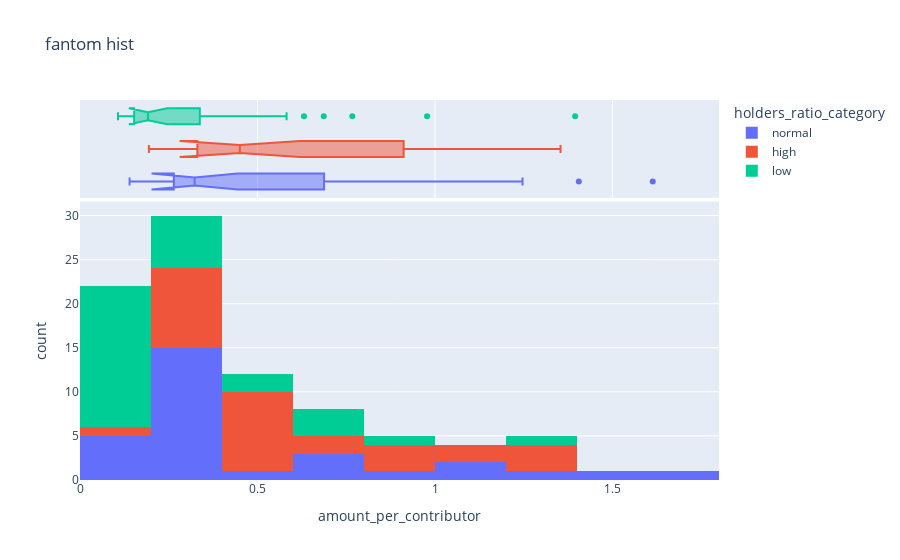

Here is the notebook cell this chart was saved with:
### Code cell
contributors_hist = px.histogram(fantom_by_ratio, x="amount_per_contributor", color="holders_ratio_category",
                   marginal="box", # or violin, rug
                   title='Histgram of amount_per_contributor of Fantom grants'
                   )
contributors_hist.show()

### Figure 1 — Plotly figure (JSON) as saved in the notebook; plotly's stock layout.template omitted (floating-point values rounded to 4 significant figures)
{"data": [{"alignmentgroup": "True", "bingroup": "x", "hovertemplate": "holders_ratio_category=normal<br>amount_per_contributor=%{x}<br>count=%{y}<extra></extra>", "legendgroup": "normal", "marker": {"color": "#636efa", "pattern": {"shape": ""}}, "name": "normal", "offsetgroup": "normal", "orientation": "v", "showlegend": true, "type": "histogram", "x": [0.1777, 0.1748, 0.1429, 0.2929, 0.3183, 0.1924, 0.413, 0.3421, 1.152, 0.208, 0.308, 0.2694, 1.247, 0.3258, 1.405, 0.6876, 0.1396, 0.669, 0.247, 0.2736, 0.3203, 1.613, 0.3254, 1.069, 0.3765, 0.7965, 0.9508, 0.2644, 0.3856, 0.2745], "xaxis": "x", "yaxis": "y"}, {"alignmentgroup": "True", "hovertemplate": "holders_ratio_category=normal<br>amount_per_contributor=%{x}<extra></extra>", "legendgroup": "normal", "marker": {"color": "#636efa"}, "name": "normal", "notched": true, "offsetgroup": "normal", "showlegend": false, "type": "box", "x": [0.1777, 0.1748, 0.1429, 0.2929, 0.3183, 0.1924, 0.413, 0.3421, 1.152, 0.208, 0.308, 0.2694, 1.247, 0.3258, 1.405, 0.6876, 0.1396, 0.669, 0.247, 0.2736, 0.3203, 1.613, 0.3254, 1.069, 0.3765, 0.7965, 0.9508, 0.2644, 0.3856, 0.2745], "xaxis": "x2", "yaxis": "y2"}, {"alignmentgroup": "True", "bingroup": "x", "hovertemplate": "holders_ratio_category=high<br>amount_per_contributor=%{x}<br>count=%{y}<extra></extra>", "legendgroup": "high", "marker": {"color": "#EF553B", "pattern": {"shape": ""}}, "name": "high", "offsetgroup": "high", "orientation": "v", "showlegend": true, "type": "histogram", "x": [0.4465, 0.564, 0.194, 1.277, 0.2536, 0.9435, 0.908, 0.4958, 0.5017, 0.3028, 0.6705, 0.2116, 0.2867, 0.2151, 0.3283, 1.16, 0.4417, 0.4353, 1.056, 0.3574, 0.4494, 1.292, 0.3385, 1.354, 0.9227, 0.3314, 0.6133, 0.4501, 0.4712], "xaxis": "x", "yaxis": "y"}, {"alignmentgroup": "True", "hovertemplate": "holders_ratio_category=high<br>amount_per_contributor=%{x}<extra></extra>", "legendgroup": "high", "marker": {"color": "#EF553B"}, "name": "high", "notched": true, "offsetgroup": "high", "showlegend": false, "type": "box", "x": [0.4465, 0.564, 0.194, 1.277, 0.2536, 0.9435, 0.908, 0.4958, 0.5017, 0.3028, 0.6705, 0.2116, 0.2867, 0.2151, 0.3283, 1.16, 0.4417, 0.4353, 1.056, 0.3574, 0.4494, 1.292, 0.3385, 1.354, 0.9227, 0.3314, 0.6133, 0.4501, 0.4712], "xaxis": "x2", "yaxis": "y2"}, {"alignmentgroup": "True", "bingroup": "x", "hovertemplate": "holders_ratio_category=low<br>amount_per_contributor=%{x}<br>count=%{y}<extra></extra>", "legendgroup": "low", "marker": {"color": "#00cc96", "pattern": {"shape": ""}}, "name": "low", "offsetgroup": "low", "orientation": "v", "showlegend": true, "type": "histogram", "x": [0.4118, 0.767, 0.6866, 0.631, 0.1379, 0.2036, 0.107, 0.274, 0.1248, 0.232, 0.1732, 0.2237, 1.395, 0.9777, 0.1516, 0.1995, 0.2971, 0.1611, 0.1528, 0.115, 0.1797, 0.1468, 0.1544, 0.5819, 0.1636, 0.1731, 0.136, 0.3127, 0.1916], "xaxis": "x", "yaxis": "y"}, {"alignmentgroup": "True", "hovertemplate": "holders_ratio_category=low<br>amount_per_contributor=%{x}<extra></extra>", "legendgroup": "low", "marker": {"color": "#00cc96"}, "name": "low", "notched": true, "offsetgroup": "low", "showlegend": false, "type": "box", "x": [0.4118, 0.767, 0.6866, 0.631, 0.1379, 0.2036, 0.107, 0.274, 0.1248, 0.232, 0.1732, 0.2237, 1.395, 0.9777, 0.1516, 0.1995, 0.2971, 0.1611, 0.1528, 0.115, 0.1797, 0.1468, 0.1544, 0.5819, 0.1636, 0.1731, 0.136, 0.3127, 0.1916], "xaxis": "x2", "yaxis": "y2"}], "layout": {"barmode": "relative", "legend": {"title": {"text": "holders_ratio_category"}, "tracegroupgap": 0}, "title": {"text": "fantom hist"}, "xaxis": {"anchor": "y", "domain": [0, 1], "title": {"text": "amount_per_contributor"}}, "xaxis2": {"anchor": "y2", "domain": [0, 1], "matches": "x", "showgrid": true, "showticklabels": false}, "yaxis": {"anchor": "x", "domain": [0, 0.7326], "title": {"text": "count"}}, "yaxis2": {"anchor": "x2", "domain": [0.7426, 1], "matches": "y2", "showgrid": false, "showline": false, "showticklabels": false, "ticks": ""}}}
